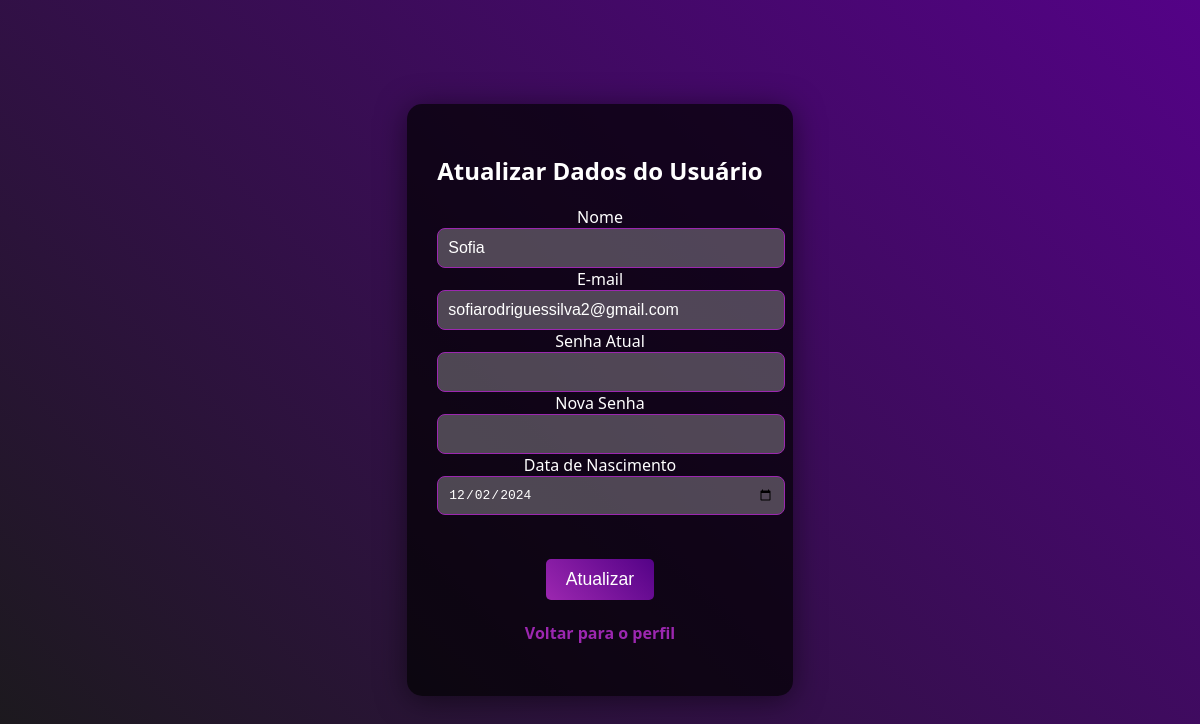
The page /usuario/atualizar (signed in) on the database its author committed.
### cinema/models.py (models this page shows, shortened)
class Usuario(db.Model, UserMixin):#User mixin adiciona os métodos necessários para o Flask-Login funcionar, como is_authenticated, is_active
    id = db.Column(db.Integer, primary_key=True, autoincrement=True)
    nome= db.Column(db.String(100), nullable=False)
    email = db.Column(db.String(100), unique=True, nullable=False)
    senha = db.Column(db.String(255), nullable=False)
    data_nascimento = db.Column(db.Date)
    is_admin = db.Column(db.Boolean, default=False)

### app.py (the view, shortened to what this page needs)
@app.route('/usuario/atualizar', methods=['GET', 'POST'])
@login_required
def atualizar_usuario():
    usuario = Usuario.query.get(current_user.id)
    return render_template('atualizarUsuario.html', usuario=usuario)

### cinema/__init__.py (called while the page is built)
def create_app():
    app = Flask(__name__, static_url_path='/static')
    app.secret_key = '17052008'
    project_dir = os.path.dirname(os.path.abspath(__file__))
    cinema_file = "sqlite:///{}".format(os.path.join(project_dir, "Cinema.db"))
    app.config["SQLALCHEMY_DATABASE_URI"] = cinema_file
    app.config["SQLALCHEMY_TRACK_MODIFICATIONS"] = False
    login_manager = LoginManager()
    login_manager.init_app(app)
    @login_manager.user_loader
    def load_user(user_id):
        from cinema.models import Usuario
        return Usuario.query.get(int(user_id))
    db.init_app(app)
    return app

### cinema/templates/atualizarUsuario.html (shortened to what this page needs)
<!DOCTYPE html>
<html lang="pt-BR">
    <head>
        <link rel="stylesheet" type="text/css" href="{{ url_for('static', filename='css/login.css') }}">
    </head>
    <body>
        <div class="container">
            <h2>Atualizar Dados do Usuário</h2>
            <form method="POST" action="{{ url_for('atualizar_usuario') }}">
                <div class="form-group">
                    <label for="nome">Nome</label>
                    <input type="text" id="nome" name="nome" class="form-control" value="{{ usuario.nome }}" required>
                </div>
                <div class="form-group">
                    <label for="email">E-mail</label>
                    <input type="email" id="email" name="email" class="form-control" value="{{ usuario.email }}" required>
                </div>
                <div class="form-group">
                    <label for="senha_atual">Senha Atual</label>
                    <input type="password" id="senha_atual" name="senha_atual" class="form-control" required>
                </div>
                <div class="form-group">
                    <label for="senha_nova">Nova Senha</label>
                    <input type="password" id="senha_nova" name="senha_nova" class="form-control">
                </div>
                <div class="form-group">
                    <label for="data_nascimento">Data de Nascimento</label>
                    <input type="date" id="data_nascimento" name="data_nascimento" class="form-control" value="{{ usuario.data_nascimento }}" required>
                </div>
                <br><br>
                <button type="submit" class="btn btn-primary">Atualizar</button>
                <br><br>
                <a href="{{ url_for('perfil') }}" class="btn btn-secondary">Voltar para o perfil</a>
                <br><br>
            </form>
        </div>
    </body>
</html>

### cinema/static/css/Login.css (style rules this page uses)
body { font-family:system-ui, -apple-system, BlinkMacSystemFont, 'Segoe UI', Roboto, Oxygen, Ubuntu, Cantarell, 'Open Sans', 'Helvetica Neue', sans-serif ; background: linear-gradient(45deg, #1a1a1a, #540287); color: #fff; margin: 0; padding: 0; display: flex; justify-content: center; align-items: center; height: 100vh; flex-direction: column; }
.container { text-align: center; padding: 30px; background: rgba(0, 0, 0, 0.7); border-radius: 15px; box-shadow: 0 4px 30px rgba(0, 0, 0, 0.5); }
button { background: linear-gradient(45deg, #9c27b0, #540287); color: white; padding: 10px 20px; border: none; font-size: 1.1em; border-radius: 5px; cursor: pointer; transition: all 0.3s ease; }
a { color: #9c27b0; text-decoration: none; font-weight: bold; }
input[type="email"], input[type="password"], input[type="text"], input[type="date"], input[type="number"] { width: 100%; padding: 10px; border-radius: 8px; background: rgba(255, 255, 255, 0.264); color: white; border: 1px solid #9c27b0; outline: none; font-size: 1em; transition: all 0.3s ease; }
input::placeholder { color: #e3e3e3d9; font-style: italic; }

### rows shown on the page
Usuario: nome "Sofia", email "sofiarodriguessilva2@gmail.com", data_nascimento "12/02/2024"
